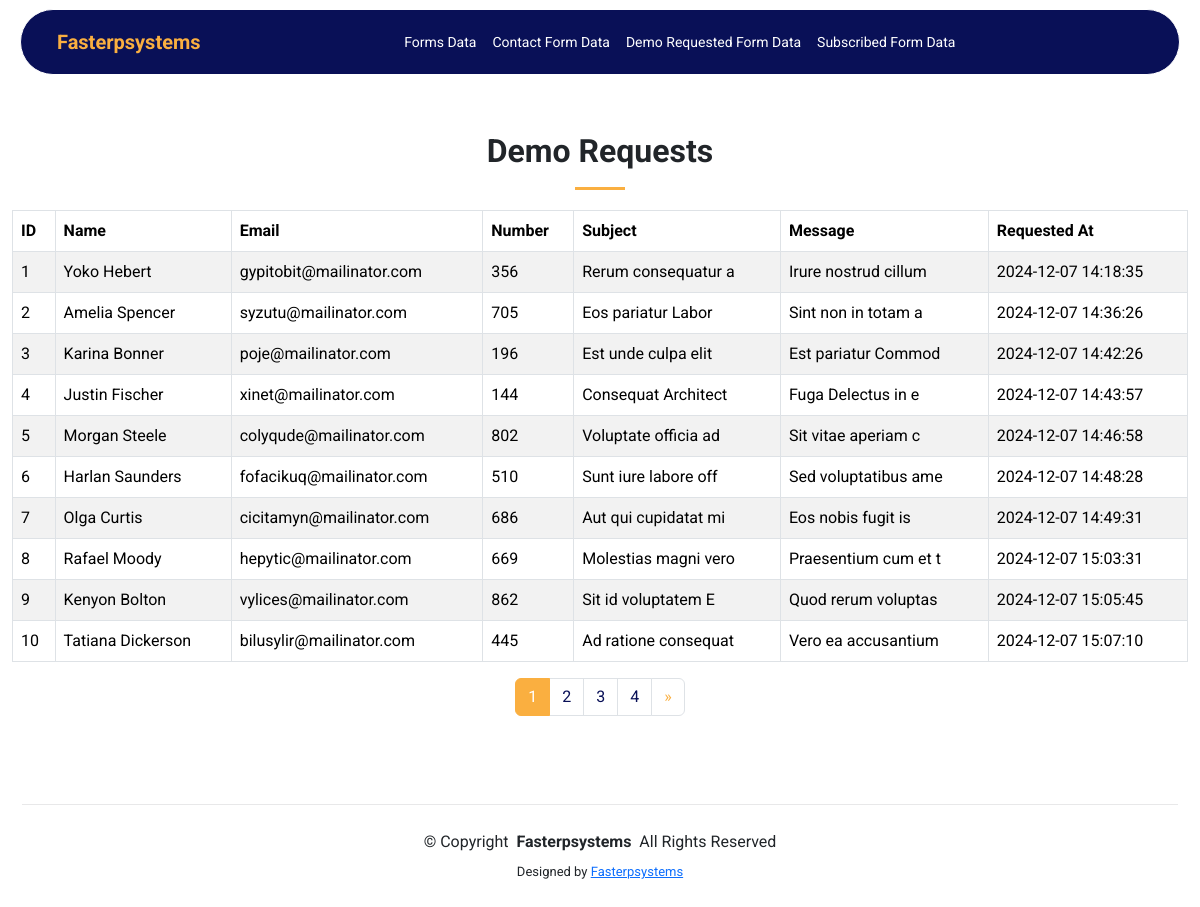
Screenshot of /demo_view_data.php with the database file from the repository.
### tables this page shows
CREATE TABLE `demo_requests` (
  `id` int(11) NOT NULL AUTO_INCREMENT,
  `name` varchar(255) NOT NULL,
  `email` varchar(255) NOT NULL,
  `number` varchar(20) NOT NULL,
  `subject` varchar(255) NOT NULL,
  `message` text NOT NULL,
  `created_at` timestamp NOT NULL DEFAULT CURRENT_TIMESTAMP,
  PRIMARY KEY (`id`)
);

### demo_view_data.php (the view, shortened to what this page needs)
<?php
include('include/data-header.php');
include('db.php');
$recordsPerPage = 10;
$page = isset($_GET['page']) ? (int)$_GET['page'] : 1;
$page = max($page, 1);
$offset = ($page - 1) * $recordsPerPage;
$totalQuery = "SELECT COUNT(*) AS total FROM demo_requests";
$totalResult = mysqli_query($conn, $totalQuery);
$totalRow = mysqli_fetch_assoc($totalResult);
$totalRecords = $totalRow['total'];
$totalPages = ceil($totalRecords / $recordsPerPage);
$query = "SELECT * FROM demo_requests LIMIT $recordsPerPage OFFSET $offset";
$result = mysqli_query($conn, $query);
?>
<div class="container-fluid mt-5">
    <div class="container section-title pb-0">
        <h2>Demo Requests </h2>
    </div>
    <div class="form-all-vc">
        <table class="table table-responsive table-bordered table-striped">
            <thead>
                <tr>
                    <th>ID</th>
                    <th>Name</th>
                    <th>Email</th>
                    <th>Number</th>
                    <th>Subject</th>
                    <th>Message</th>
                    <th>Requested At</th>
                </tr>
            </thead>
            <tbody>
                <?php
                while ($row = mysqli_fetch_assoc($result)) {
                    echo "<tr>
                            <td>{$row['id']}</td>
                            <td>{$row['name']}</td>
                            <td>{$row['email']}</td>
                            <td>{$row['number']}</td>
                            <td>{$row['subject']}</td>
                            <td>{$row['message']}</td>
                            <td>{$row['created_at']}</td>
                        </tr>";
                }
                ?>
            </tbody>
        </table>
    </div>
    <nav aria-label="Page navigation">
        <ul class="pagination justify-content-center">
            <?php for ($i = 1; $i <= $totalPages; $i++): ?>
                <li class="page-item <?php echo $i == $page ? 'active' : ''; ?>">
                    <a class="page-link" href="?page=<?php echo $i; ?>"><?php echo $i; ?></a>
                </li>
            <?php endfor; ?>
            <?php if ($page < $totalPages): ?>
                <li class="page-item">
                    <a class="page-link" href="?page=<?php echo $page + 1; ?>" aria-label="Next">
                        <span aria-hidden="true">&raquo;</span>
                    </a>
                </li>
            <?php endif; ?>
        </ul>
    </nav>
</div>
<?php
include('include/data-footer.php');
?>

### include/data-header.php (shortened to what this page needs)
<!doctype html>
<html lang="en">
<head>
    <link href="https://cdn.jsdelivr.net/npm/bootstrap@5.3.3/dist/css/bootstrap.min.css" rel="stylesheet">
    <link rel="stylesheet" href="assets/css/style.css">
    <link rel="stylesheet" href="assets/css/responsive.css">
    <link rel="stylesheet" href="https://cdnjs.cloudflare.com/ajax/libs/font-awesome/6.7.1/css/all.min.css">
    <link rel="stylesheet" href="https://cdnjs.cloudflare.com/ajax/libs/font-awesome/6.7.1/css/fontawesome.min.css">
    <link rel="stylesheet"
        href="https://cdnjs.cloudflare.com/ajax/libs/bootstrap-icons/1.11.3/font/bootstrap-icons.min.css">
    <link href="https://unpkg.com/aos@2.3.1/dist/aos.css" rel="stylesheet">
    <link rel="stylesheet" href="https://unpkg.com/isotope-layout@3.0.6/dist/isotope.pkgd.min.css">
    <link rel="stylesheet" href="https://cdnjs.cloudflare.com/ajax/libs/fancybox/3.5.7/jquery.fancybox.min.css">
    <link rel="stylesheet" href="https://cdn.jsdelivr.net/npm/slick-carousel@1.8.1/slick/slick.css">
    <link rel="stylesheet" href="https://cdn.jsdelivr.net/npm/slick-carousel@1.8.1/slick/slick-theme.css">
</head>
<body>
    <header class="header">
        <nav class="navbar navbar-expand-lg">
            <div class="container-fluid">
                <a class="navbar-brand" href="index.php" style="color: var(--yellow-text) !important;">
                    <strong>Fasterpsystems</strong> </a>
                <div class="collapse navbar-collapse" id="navbarSupportedContent">
                    <ul class="navbar-nav mx-auto mb-2 mb-lg-0">
                        <li class="nav-item">
                            <a class="nav-link active" aria-current="page" href="form-submissions.php">Forms Data</a>
                        </li>
                        <li class="nav-item">
                            <a class="nav-link active" aria-current="page" href="contact_view_data.php">Contact Form
                                Data</a>
                        </li>
                        <li class="nav-item">
                            <a class="nav-link" href="demo_view_data.php">Demo Requested Form Data</a>
                        </li>
                        <li class="nav-item">
                            <a class="nav-link" href="subscribers_view_data.php">Subscribed Form Data</a>
                        </li>
                    </ul>
                </div>
            </div>
        </nav>
    </header>

### include/data-footer.php (shortened to what this page needs)
<footer id="footer" class="footer pt-5">
  <div class="container copyright text-center mt-4">
    <p>© <span>Copyright</span> <strong class="px-1 sitename">Fasterpsystems</strong> <span>All Rights Reserved</span>
    </p>
    <div class="credits">
      Designed by <a href="#"> Fasterpsystems </a>
    </div>
  </div>
</footer>
</body>
</html>

### assets/css/style.css (style rules this page uses)
* { padding: 0; margin: 0; list-style: none; text-decoration: none; box-sizing: border-box; }
body { font-family: "Roboto", sans-serif; position: relative; }
:root { --background-color: #ffffff; --default-color: #212529; --heading-color: #2d465e; --accent-color: #0d83fd; --surface-color: #ffffff; --contrast-color: #ffffff; --yellow-text: #faaf40; --darkBlue-text: #091057; }
.section-title h2:after { content: ""; position: absolute; display: block; width: 50px; height: 3px; background: var(--yellow-text); left: 0; right: 0; bottom: 0; margin: auto; }
header.header { padding: 9px 20px; position: sticky; top: 0; z-index: 99; }
header.header nav.navbar ul.navbar-nav li.nav-item { padding: 0 12px; }
header.header nav.navbar { border-radius: 36px; padding: 12px 24px; background: #091057; box-shadow: 6px 1px 28px -2px #ffffff; border: 1px solid #fff; }
header.header nav.navbar ul.navbar-nav li.nav-item a.nav-link { color: #fff; }
.section-title { text-align: center; padding-bottom: 60px; position: relative; }
.section-title h2 { font-size: 32px; font-weight: 700; margin-bottom: 20px; padding-bottom: 20px; position: relative; }
.footer .copyright { padding: 25px 0; border-top: 1px solid color-mix(in srgb, var(--default-color), transparent 90%); }
.footer .copyright p { margin-bottom: 0; }
.footer .credits { margin-top: 8px; font-size: 13px; }
li.page-item.active a.page-link { background: var(--yellow-text); border: 1px solid var(--yellow-text); color: var(--background-color); }
li.page-item a.page-link { color: var(--darkBlue-text); }
.page-item:first-child .page-link { color: var(--yellow-text); }
.page-item:last-child .page-link { color: var(--yellow-text); }
.form-all-vc { overflow-x: auto; }

### assets/css/responsive.css (style rules this page uses)
@media screen and (max-width: 1350px) { header.header nav.navbar ul.navbar-nav li.nav-item { padding: 0 7px; } }
@media screen and (max-width: 1350px) { header.header nav.navbar ul.navbar-nav li.nav-item a.nav-link { color: #fff; font-size: 14px; } }
@media screen and (max-width: 1250px) { header.header nav.navbar ul.navbar-nav li.nav-item { padding: 0 0px; } }
@media screen and (max-width: 1200px) { .container, .container-lg, .container-md, .container-sm { max-width: 1156px; } }

### rows the page displays
demo_requests: id "1", name "Yoko Hebert", email "gypitobit@mailinator.com", number "356", subject "Rerum consequatur a", message "Irure nostrud cillum", created_at "2024-12-07 14:18:35"
demo_requests: id "2", name "Amelia Spencer", email "syzutu@mailinator.com", number "705", subject "Eos pariatur Labor", message "Sint non in totam a", created_at "2024-12-07 14:36:26"
demo_requests: id "3", name "Karina Bonner", email "poje@mailinator.com", number "196", subject "Est unde culpa elit", message "Est pariatur Commod", created_at "2024-12-07 14:42:26"
demo_requests: id "4", name "Justin Fischer", email "xinet@mailinator.com", number "144", subject "Consequat Architect", message "Fuga Delectus in e", created_at "2024-12-07 14:43:57"
demo_requests: id "5", name "Morgan Steele", email "colyqude@mailinator.com", number "802", subject "Voluptate officia ad", message "Sit vitae aperiam c", created_at "2024-12-07 14:46:58"
demo_requests: id "6", name "Harlan Saunders", email "fofacikuq@mailinator.com", number "510", subject "Sunt iure labore off", message "Sed voluptatibus ame", created_at "2024-12-07 14:48:28"
demo_requests: id "7", name "Olga Curtis", email "cicitamyn@mailinator.com", number "686", subject "Aut qui cupidatat mi", message "Eos nobis fugit is", created_at "2024-12-07 14:49:31"
demo_requests: id "8", name "Rafael Moody", email "hepytic@mailinator.com", number "669", subject "Molestias magni vero", message "Praesentium cum et t", created_at "2024-12-07 15:03:31"
demo_requests: id "9", name "Kenyon Bolton", email "vylices@mailinator.com", number "862", subject "Sit id voluptatem E", message "Quod rerum voluptas", created_at "2024-12-07 15:05:45"
demo_requests: id "10", name "Tatiana Dickerson", email "bilusylir@mailinator.com", number "445", subject "Ad ratione consequat", message "Vero ea accusantium", created_at "2024-12-07 15:07:10"
